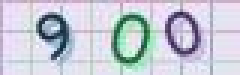
//> input picture C++ sources/Egoshare Preprocessing/test.jpg, 80 x 25 px (shown 3 times larger)
$ ./main   (built with g++ and OpenCV 4)
//> lines starting //> are read from the running program, lines starting //| are printed output that depends on the picture; after the words box and inside, x2 and y2 are one past the last pixel; in counts of white or black regions, pixels touching at a corner belong together
#include "cv.h"
#include "cxcore.h"
#include "highgui.h"
#include <iostream>
#include <string>
#include <vector>
#include <algorithm>
#include <sstream>

#if defined (WIN32)
#pragma comment(lib,"cv")
#pragma comment(lib,"cvaux")
#pragma comment(lib,"cxcore")
#pragma comment(lib,"highgui")
#pragma comment(lib,"cvcam")
#endif

using namespace std;


#define WIDTH 20
#define HEIGHT 20


template <class T>
inline std::string to_string (const T& t)
{
	std::stringstream ss;
	ss << t;
	return ss.str();
}


typedef struct CC
{
	CvConnectedComp *comp;
	IplImage *mask;
};


inline int func_compare_area_cc(const void *a, const void *b)
{
	//Ordre d閏roissant par aire
	return (*((CC**) b))->comp->area - (*((CC**) a))->comp->area;
}

inline int func_compare_pos_cc(const void *a, const void *b)
{
	//cout << "COMPARISON: " << (*((CC**) a))->comp->rect.x << " " << (*((CC**) b))->comp->rect.x << endl;
	//Ordre croissant par position
	return (*((CC**) a))->comp->rect.x - (*((CC**) b))->comp->rect.x;
}


int main(int argc, char *argv[])
{
	//Noms de fichiers
	string filenameIN;
	if (argc < 2)
		filenameIN = "test.jpg";
	else
		filenameIN = argv[1];


	//Seuillage
	int threshold = 150, maxValue = 255;
	int thresholdType = CV_THRESH_BINARY;

	IplImage *srcImg=0, *grayThresh=0, *gray4=0, *gray8=0;
	srcImg = cvLoadImage(filenameIN.c_str(),1);
//> srcImg is the input picture: 25 rows x 80 cols, CV_8UC3; mean B, G, R 213.4, 201.5, 197.9

	grayThresh = cvCreateImage( cvSize(srcImg->width, srcImg->height), IPL_DEPTH_8U, 1 );
	cvCvtColor(srcImg, grayThresh, CV_BGR2GRAY );
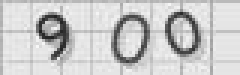
//> grayThresh: 25 rows x 80 cols, CV_8UC1 (shown 3 times larger); min 32, max 247, mean 201.8
	cvThreshold(grayThresh, grayThresh, threshold, maxValue, thresholdType);
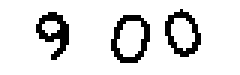
//> grayThresh: 25 rows x 80 cols, CV_8UC1 (shown 3 times larger); 88% white; black in thin lines or dots, all inside (x1, y1, x2, y2) = (12, 3, 67, 21)

	int connectivity, size;

	//On commence par chercher les composantes 8-connexes
	connectivity = 4;
	std::vector<CC*> CCs4;


	gray4 = cvCloneImage(grayThresh);

	//S閘ection de toutes les composantes connexes en noir
	for (int i=0; i<gray4->width; ++i)
	{
		for (int j=0; j<gray4->height; ++j)
		{
			if (cvGet2D(gray4, j, i).val[0] == 0)
			{
				CvConnectedComp *comp = new CvConnectedComp;

				IplImage *mask = cvCreateImage(cvSize(gray4->width+2, gray4->height+2), IPL_DEPTH_8U, 1);
				cvZero(mask);

				cvFloodFill(gray4, cvPoint(i,j), cvScalar(128),cvScalarAll(0),cvScalarAll(0),comp, connectivity, mask);

				CC *cc = new CC;
				cc->mask = mask;
				cc->comp = comp;
				CCs4.push_back(cc);
			}
		}
	}
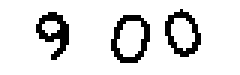
//> gray4: 25 rows x 80 cols, CV_8UC1 (shown 3 times larger); values 128 (black) and 255 (white), 88% white; black in thin lines or dots, all inside (x1, y1, x2, y2) = (12, 3, 67, 21)
//> after the loop, CCs4 = 3 items

	//cout << CCs4.size() << " connected 4-components found." << endl;

	//Tri d閏roissant selon l'aire des composantes connexes
	qsort(&CCs4[0], CCs4.size(), sizeof(CCs4[0]), func_compare_area_cc);

	//On ne garde que 3 composantes connexes
	size = CCs4.size();
//> size = 3
	for (int i=3; i<size; ++i)
		CCs4.pop_back();
//> this loop made 0 passes


	//On commence par chercher les composantes 8-connexes
	connectivity = 8;
	std::vector<CC*> CCs8;

	gray8 = cvCloneImage(grayThresh);

	//S閘ection de toutes les composantes connexes en noir
	for (int i=0; i<gray8->width; ++i)
	{
		for (int j=0; j<gray8->height; ++j)
		{
			if (cvGet2D(gray8, j, i).val[0] == 0)
			{
				CvConnectedComp *comp = new CvConnectedComp;

				IplImage *mask = cvCreateImage(cvSize(gray8->width+2, gray8->height+2), IPL_DEPTH_8U, 1);
				cvZero(mask);

				cvFloodFill(gray8, cvPoint(i,j), cvScalar(128),cvScalarAll(0),cvScalarAll(0),comp, connectivity, mask);

				CC *cc = new CC;
				cc->mask = mask;
				cc->comp = comp;
				CCs8.push_back(cc);
			}
		}
	}
//> after the loop, CCs8 = 3 items

	//cout << CCs8.size() << " connected 8-components found." << endl;

	//Tri d閏roissant selon l'aire des composantes connexes
	qsort(&CCs8[0], CCs8.size(), sizeof(CCs8[0]), func_compare_area_cc);

	//On ne garde que 3 composantes connexes
	size = CCs8.size();
	for (int i=3; i<size; ++i)
		CCs8.pop_back();


	std::vector<CC*> CCs;

	if (CCs8.size() < 3)
	{
		CCs = CCs4;
		//cout << "4" << endl;
	}
	else
	{
		//Si une des composantes 4-connexes est un fragment de caract鑢e,
		//on cherche les composantes 8-connexes
		if (CCs4[2]->comp->area < 30)
		{
			CCs = CCs8;
			//cout << "8" << endl;
		}
		else
		{
			CCs = CCs4;
//> CCs = 3 items
			//cout << "4" << endl;
		}
	}


	//Tri croissant selon l'abscisse de la composante connexe
	qsort(&CCs[0], CCs.size(), sizeof(CCs[0]), func_compare_pos_cc);


	std::vector<IplImage*> letters;
	for (int i=0; i<3; ++i)
	{
		IplImage *letter = new IplImage;
		letter = cvCreateImage( cvSize(WIDTH, HEIGHT), IPL_DEPTH_8U, 1 );
//> (the run ends here: the program needs code that is not available in this run, at `cvFillImage(letter, 255);`)
